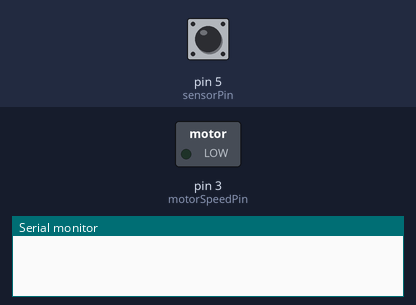
The sketch below on a simulated Arduino Uno, built with avr-gcc and run on an emulated ATmega328P. On the bench: switched loads named in the sketch (green lamp = pin HIGH), the last lines printed to the serial monitor. Dashed ring = blinking. The test bench sets the inputs (shaded band); at power-on: pin 5 (sensorPin) HIGH.

Above: at 0.75 s.
1.3 s: pin 5 (sensorPin) pulsed LOW 2 times (0.12 s each, 0.3 s apart)
At 1.8 s:
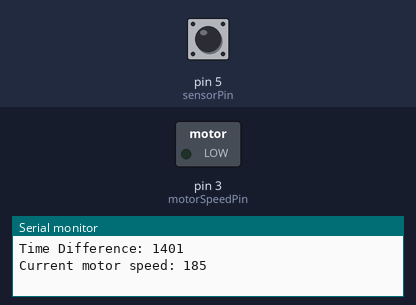
At 2.93 s:
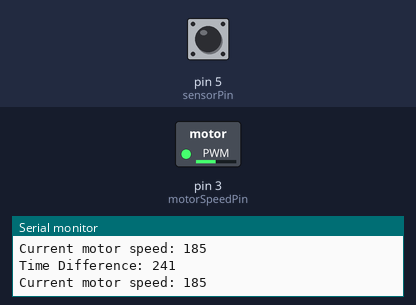
Timing chart, 0 to 10.3 s (numbered marks = the images above; inputs shaded):
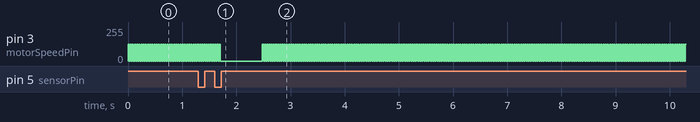

The sketch:

StepperFeedback.ino
```cpp
const int motorDirectionPin = 2; // Pin connected to the direction control of the motor driver
const int motorSpeedPin = 3;     // Pin connected to the speed control of the motor driver
const int sensorPin = 5;         // Pin connected to the IR sensor output
unsigned long previousMillis = 0;
unsigned long interval = 1050; // Time in milliseconds for expected interval
bool holeDetected = false;
bool onWall = false;
// Variables to store the time of the last and current signal detections
unsigned long lastSignalTime = 0;
unsigned long currentSignalTime = 0;

// Variable to store the time difference
unsigned long timeDifference = 0;
int currentMotorSpeed = 125;
const int defaultSpeed = 125;

int adjustMotorSpeed(unsigned long timeTaken){
    signed long deviation = timeTaken - 1000;
    signed long adjustment = deviation * 0.15;
    currentMotorSpeed += adjustment;
    if (currentMotorSpeed < 100){
      currentMotorSpeed = 100;
    }
    else if (currentMotorSpeed > 255){
      currentMotorSpeed = 255;
    }
    analogWrite(motorSpeedPin, currentMotorSpeed);

}

void setup()
{
  pinMode(motorSpeedPin, OUTPUT);
  pinMode(sensorPin, INPUT);
  digitalWrite(sensorPin, HIGH);
  Serial.begin(9600);
  analogWrite(motorSpeedPin, currentMotorSpeed); // Setting the default speed to 128 for now for testing purposes
}

void loop()
{
  //pulse the motor speed to reduce momentum at stop
  delay(20);
  analogWrite(motorSpeedPin, 0);
  delay(20);
  analogWrite(motorSpeedPin, defaultSpeed);

  int sensorValue = digitalRead(sensorPin);
  unsigned long currentMillis = millis();

  //  analogWrite(motorSpeedPin, 255); //Setting the default speed

  if (sensorValue == HIGH && lastSignalTime == 0)
  {
    // Record the time of the first signal detection
    lastSignalTime = millis();
  }
  else if(sensorValue == LOW && lastSignalTime != 0 && !onWall){
    onWall=true;
  }
  else if (sensorValue == HIGH && lastSignalTime != 0 && onWall)
  {
    // Record the time of the second signal detection
    currentSignalTime = millis();

    // Calculate the time difference between consecutive signals
    timeDifference = currentSignalTime - lastSignalTime;
    analogWrite(motorSpeedPin, 0);
    if(timeDifference<1000){
      delay(1000-timeDifference);
    }
    else if(lastSignalTime !=0 && (millis()-lastSignalTime)>1000){
      adjustMotorSpeed(millis()-lastSignalTime);
      while(digitalRead(sensorPin)==LOW){}
    }
    analogWrite(motorSpeedPin,defaultSpeed);
    //adjustMotorSpeed(timeDifference);
    // analogWrite(motorSpeedPin, currentMotorSpeed);

    // Print the time difference to the Serial Monitor
    Serial.print("Time Difference: ");
    Serial.println(timeDifference);
    Serial.print("Current motor speed: ");
    Serial.println(currentMotorSpeed);


    // Reset the last signal time for the next measurement
    onWall=false;
    lastSignalTime = 0;
  }
}
```
